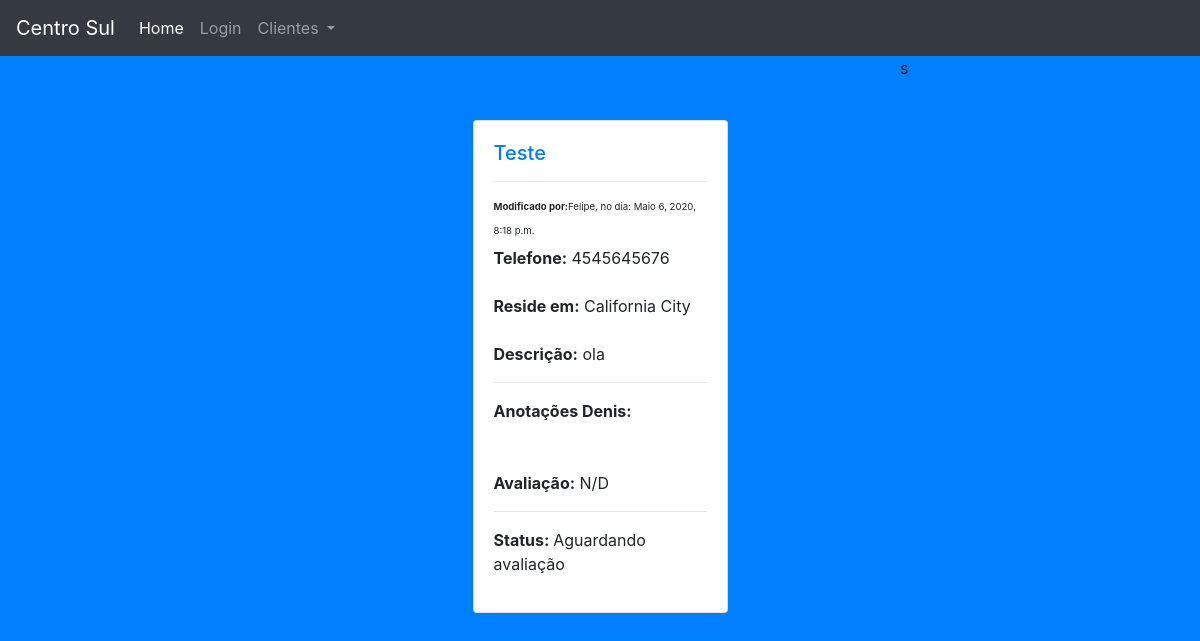
Page /cliente/2/ on the committed database.
### centro_sul_clientes_cadastro/models.py (models this page shows, shortened)
class Cliente(models.Model):
    nome_cliente = models.CharField(max_length=60)
    detalhes_cliente = models.TextField(max_length=400)
    autor = models.ForeignKey(settings.AUTH_USER_MODEL, on_delete=models.CASCADE)
    telefone = models.IntegerField(default=0)
    data_criacao = models.DateTimeField(default=timezone.now)
    data_edit = models.DateTimeField(default=timezone.now)
    STATUS_TYPE_CHOICES = (('Aguardando avaliação','Aguardando avaliação'),('Concluido','Concluido'))
    status = models.CharField('Status', max_length=255,choices=STATUS_TYPE_CHOICES)
    STATUS_CHOICES_AVALIACAO = (('Em analise','Em analise'),('Concluido','Concluido'),('Sem sinal','Sem sinal'), ('N/D','N/D'))
    avaliacao_localizacao = models.CharField('Avaliação', max_length=255,choices=STATUS_CHOICES_AVALIACAO, default='N/D')
    STATUS_CHOICES_LOGRADOURO = (('Barra do Ribeiro','Barra do Ribeiro'),('Mariana Pimentel','Mariana Pimentel'),('Petim','Petim'), ('Passo da Estancia','Passo da Estancia'),('Douradilho','Douradilho'),('California City','California City'), ('N/D','N/D'))
    regiao_cliente = models.CharField('Cidade/Logradouro', max_length=255,choices=STATUS_CHOICES_LOGRADOURO, default='N/D')
    condicao_atendimento = models.TextField(max_length=400)

### centro_sul_clientes_cadastro/views.py (the view)
# urls.py: path('cliente/<int:pk>/', views.detalhe_cliente, name="detalhe_cliente"),
def detalhe_cliente(request, pk):
    cliente = Cliente.objects.get(pk=pk)
    return render(request, 'detalhe_cliente.html', {'cliente': cliente})

### centro_sul_clientes_cadastro/templates/detalhe_cliente.html (shortened to what this page needs)
{% extends 'base.html' %}
{% block content %}
<div class='container-fluid'>
  <div class='row'>
    <div class='col-3'></div>
    <div class='col-6'>
      <div class='container shadow'>
        <div class='row'>
          <div class='col-3'></div>
          <div class='col-12 col-md-6 mt-3'>
            <div class="card mt-5 shadow rounded">
              <div class='card-body'>
                <h5 class="card-title">
                  <a href="{% url 'edit_cliente' pk=cliente.pk %}">{{ cliente.nome_cliente }}</a></h5>
                <hr>
                <sup><small><b>Modificado por:</b>{{cliente.autor.username}}, no dia: {{ cliente.data_edit }} </b></small></sup>
                <br>
                <b>Telefone:</b> {{ cliente.telefone }}</b><br>
                <br>
                <b>Reside em:</b> {{ cliente.regiao_cliente }}</b><br>
                <br>
                <p><b>Descrição:</b> {{ cliente.detalhes_cliente }}</p>
                <hr>
                <b>Anotações Denis: </b>{{ cliente.condicoes_atendimento }}</b><br><br>
                <br>
                <b>Avaliação:</b> {{ cliente.avaliacao_localizacao }}</b><br>
                <hr>
                <p><b>Status: </b>{{ cliente.status }}</p>
              </div>
            </div>
          </div>
          <div class='col-3'></div>
        </div>
      </div>
    </div>s
    <div class='col-3'></div>
  </div>
</div>
{% endblock %}

### rows in the picture
Cliente: nome_cliente "Teste", autor.username "Felipe", data_edit "Maio 6, 2020, 8:18 p.m.", telefone "4545645676", regiao_cliente "California City", detalhes_cliente "ola", avaliacao_localizacao "N/D", status "Aguardando avaliação"
